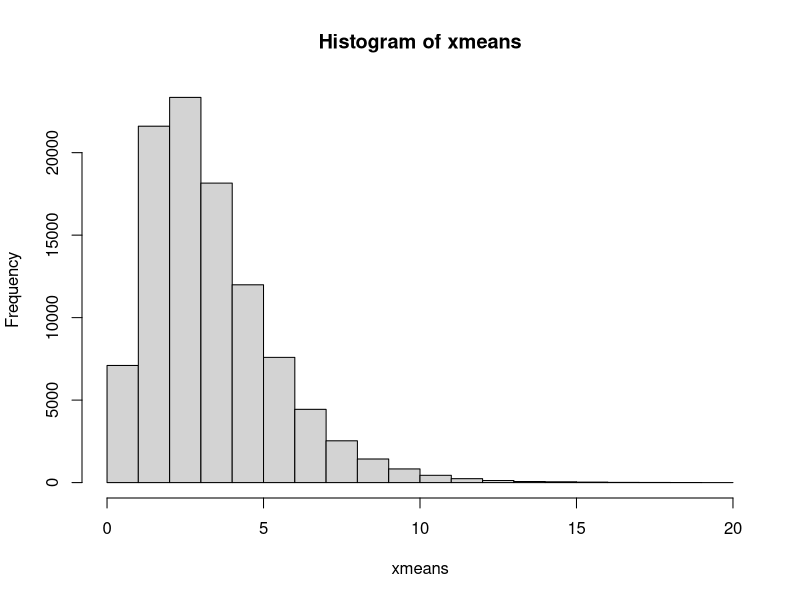

The R source for this figure:
## ---- chunk 1
n <- 100000
xA <- rexp(n, 1/2)
xB <- rexp(n, 1/3)
xC <- rexp(n, 1/5)
x <- cbind(xA,xB,xC)
xmeans <- apply(x,1,mean)
## ---- chunk 2
mean(xmeans)
## ---- chunk 3
sd(xmeans)
## ---- chunk 4
mean(xmeans <= 1)
## ---- chunk 5
median(xmeans)
## ---- chunk 6
quantile(xmeans, 0.1)
## ---- chunk 7
hist(xmeans)
